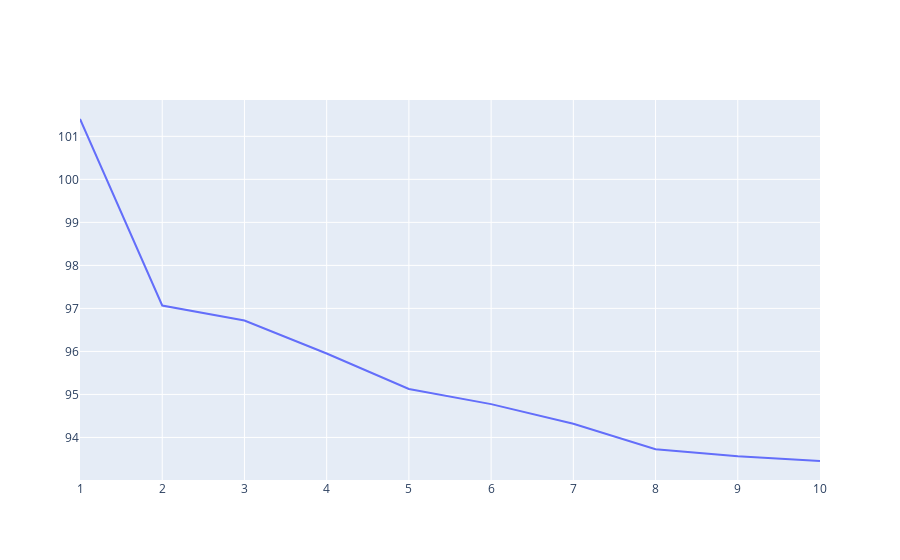

Notebook code cell kept with this figure:
### Code cell
device = torch.device("cuda") if torch.cuda.is_available() else torch.device("cpu")

batch_size = 4
hidden_size = 24
learning_rate = 0.01


train_loader = DataLoader(train_set, batch_size=batch_size, shuffle=True, collate_fn=custom_collate)
val_loader = DataLoader(val_set, batch_size=batch_size, shuffle=True, collate_fn=custom_collate)
test_loader = DataLoader(test_set, batch_size=batch_size, shuffle=True, collate_fn=custom_collate)

model = OccupancyDenseNet(input_size=train_set.x_size, 
                          hidden_size=hidden_size, 
                          output_size=train_set.y_size).to(device)

mse = nn.MSELoss()
optimizer = torch.optim.Adam(model.parameters(), lr=learning_rate)

n_epochs = 10
n_updates = 0
epoch_losses = np.zeros((n_epochs, 2))

for n_epoch in range(n_epochs):

    val_loss = []
    train_loss = []
    for info, X, y in train_loader:
        
        optimizer.zero_grad()
        
        X = X.to(device)
        y = y.to(device)
        
        model_output = model(X)
        loss = mse(model_output, y)
        
        loss.backward()
        optimizer.step()
        n_updates += 1
        
        # validate every 100 updates
        train_loss.append(loss.cpu().detach())
        
    epoch_losses[n_epoch, 0] = np.mean(train_loss)
    

fig = go.Figure()
fig.add_trace(
    go.Scatter(
        x=np.arange(1, n_epochs+1), 
        y=epoch_losses[:, 0],
        mode="lines",
        name=f"Train Loss"))

### Figure 1 — Plotly figure (JSON) as saved in the notebook; plotly's stock layout.template omitted (floating-point values rounded to 4 significant figures)
{"data": [{"mode": "lines", "name": "Train Loss", "type": "scatter", "x": [1, 2, 3, 4, 5, 6, 7, 8, 9, 10], "y": [101.4, 97.07, 96.72, 95.95, 95.13, 94.78, 94.32, 93.73, 93.56, 93.45]}], "layout": {}}
